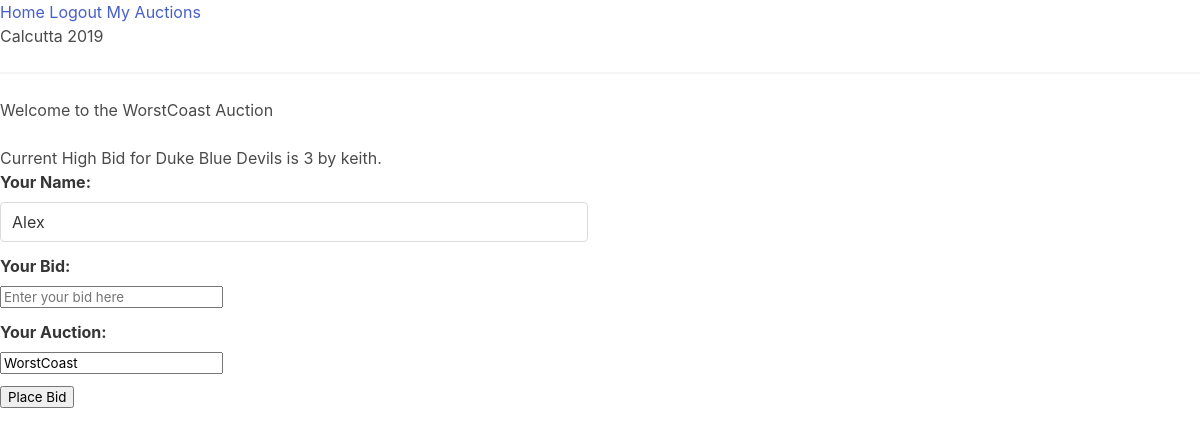
The page /auction/WorstCoast (signed in) on the database its author committed.
### model.py (models this page shows, shortened)
class BaseModel(Model):
    class Meta:
        database = database

class Auction(BaseModel):
    auction_name = CharField(max_length=30, unique=True)
    code = CharField(max_length=30)

class Team(BaseModel):
    team = CharField(max_length=30, unique=True)

class Bid(BaseModel):
    participant = CharField(max_length=30)
    team_bid = ForeignKeyField(Team)
    bid_amount = IntegerField()
    bid_time_stamp = DateTimeField(primary_key=True)
    auction = ForeignKeyField(Auction)

class User(UserMixin, BaseModel):
    username = CharField(max_length=30, unique=True)
    first_name = CharField(max_length=30, unique=True)
    last_name = CharField(max_length=30, unique=True)
    email = CharField(max_length=64, unique=True)
    password_hash = CharField(max_length=128)

### main.py (the view)
@app.route('/auction/<auction_name>', methods=['GET', 'POST'])
@login_required
def auction(auction_name):
    auction = Auction.select().where(Auction.auction_name == auction_name).get()
    team_for_bid, high_bid, bid_leader = get_leader(auction)
    return render_template('auction.jinja2',
                           team=team_for_bid[0].team,
                           leader=bid_leader,
                           high_bid=high_bid,
                           auction=auction)

### main.py (called while the page is built)
def get_leader(auction):
    team_for_bid = Team.select()
    try:
        high_bid = Bid.select(fn.MAX(Bid.bid_amount)).where((Bid.team_bid == team_for_bid[0]) &
                                                            (Bid.auction == auction)).scalar()
        leader = Bid.select().where((Bid.team_bid == team_for_bid[0]) &
                                    (Bid.bid_amount == high_bid) &
                                    (Bid.auction == auction)).get()
        bid_leader = leader.participant
    except model.BidDoesNotExist:
        high_bid = 0
        bid_leader = 'Nobody'
    return team_for_bid, high_bid, bid_leader

@sign_in.user_loader
def load_user(id):
    return User.select().where(User.id == id).get()

### templates/auction.jinja2 (shortened to what this page needs)
{% extends 'base.jinja2' %}
{% block content %}
<h1>Welcome to the {{ auction.auction_name }} Auction</h1><br>
<p>Current High Bid for {{ team }} is {{ high_bid }} by {{ leader }}.</p>
<div class="columns">
    <div class="column">
        <form id="bid-form">
            <div class="field">
                <label for="name-input" class="label">Your Name: </label>
                <div class="control">
                    <input id="name-input" name="name" class="input" type="text" value={{ current_user.first_name}} readonly required>
                </div>
            </div>
            <div class="field">
                <label for="amount-input" class="label">Your Bid: </label>
                <div class="control">
                    <input id="amount-input" name="bid" type="number" placeholder="Enter your bid here" required>
                </div>
            </div>
            <div class="field">
                <label for="auction-input" class="label">Your Auction: </label>
                <div class="control">
                    <input id="auction-input" name="auction" type="text" value={{ auction.auction_name }} required readonly>
                </div>
            </div>
            <div class="field">
                <input type="submit" value="Place Bid">
            </div>
        </form>
    </div>
    <div class="column">
    </div>
</div>
{% endblock content %}

### rows shown on the page
Auction: auction_name "WorstCoast", auction "WorstCoast"
Team: team "Duke Blue Devils"
Bid: participant "keith"
User: name "Alex"

### other values the page prints
{{ high_bid }} "3"
